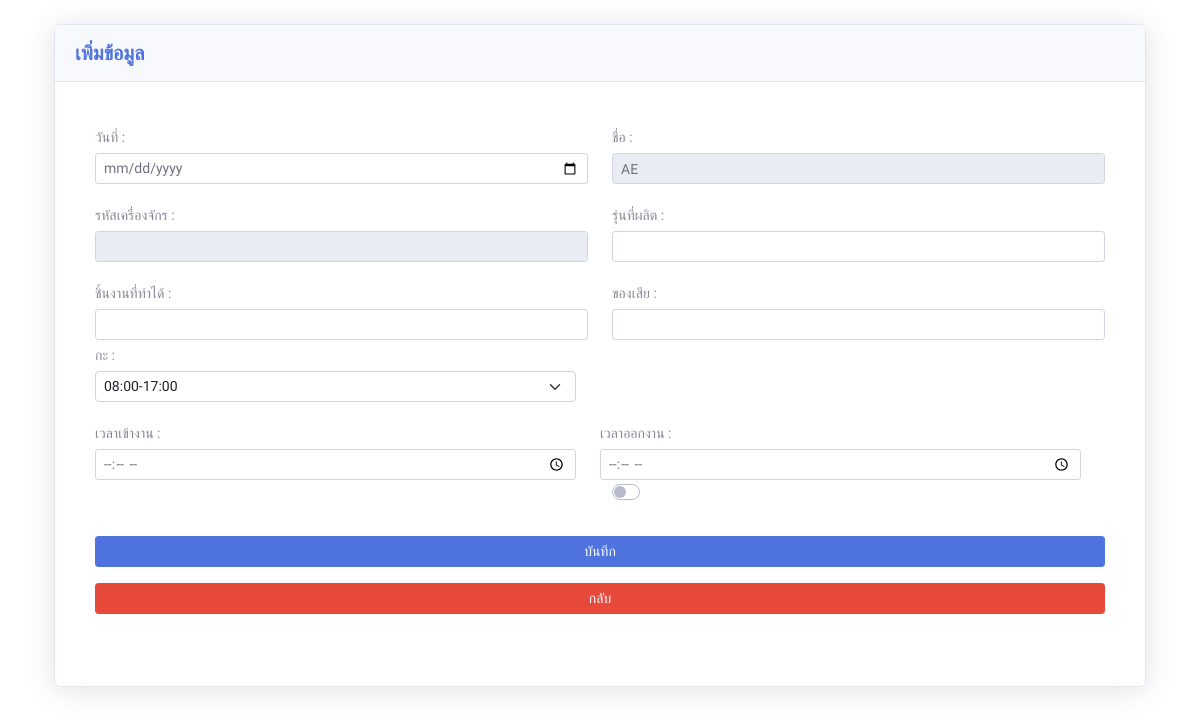
Page /admin/addtables.php (signed in) on the earlier database version.
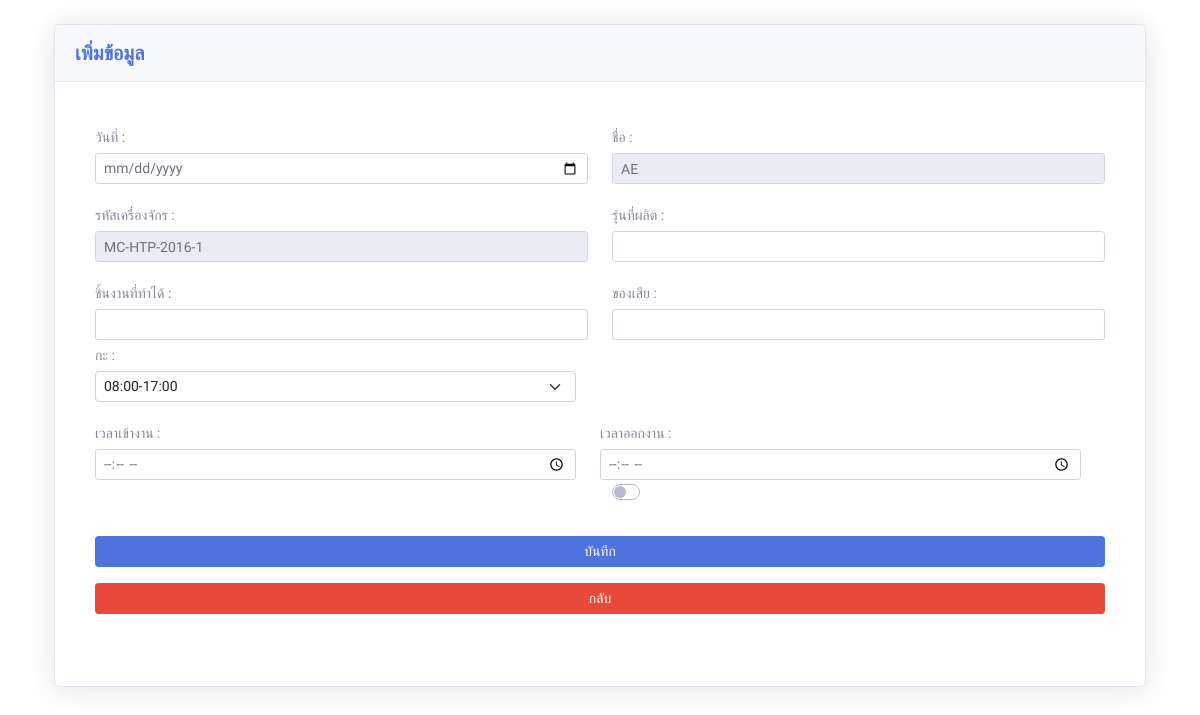
Same page on the later database version.
### tables this page shows
CREATE TABLE `users` (
  `u_id` int(11) NOT NULL,
  `u_usersname` varchar(50) NOT NULL,
  `u_pssaword` int(20) NOT NULL,
  `Status` varchar(20) NOT NULL,
  `std2` varchar(50) NOT NULL,
  `mac_id` varchar(50) NOT NULL
);

CREATE TABLE `machine` (
  `mac_id` varchar(50) NOT NULL,
  `mac_name` varchar(50) NOT NULL
);

### admin/addtables.php (the view, shortened to what the changed rows need)
<?php
include "config.php";
?>
<!DOCTYPE html>
<html lang="en">
<head>
    <link href="vendor/fontawesome-free/css/all.min.css" rel="stylesheet" type="text/css">
    <link href="https://cdn.jsdelivr.net/npm/bootstrap@5.0.2/dist/css/bootstrap.min.css" rel="stylesheet">
    <link href="css/sb-admin-2.min.css" rel="stylesheet">
</head>
<body id="page-top" style="font-family: 'Pridi', serif;">
    <form action="addtables.php" method="post" class="needs-validation" novalidate>
        <br>
        <div class="container">
            <div class="card shadow mb-4">
                <div class="card-body">
                    <div class="form-group row">
                        <div class="col-sm-12 mb-3 mb-sm-0">
                            <div class="card-body">
                                <div class="form-group row">
                                    <div class="col-sm-6 mb-3 mb-sm-0">
                                        <div class="col-form-label-sm">รหัสเครื่องจักร : </div>
                                        <?php
                                        $sqlrow = "SELECT * FROM `users` INNER JOIN machine ON machine.mac_id = users.mac_id where users.u_usersname = '". $_SESSION["user"] ."' ";
                                        $rerow = mysqli_query($conn, $sqlrow);
                                        foreach ($rerow as $row ) {
                                        $mac = $row["mac_name"];
                                    }
                                        ?>
                                        <input type="text" class="form-control form-control-sm" id="txt3" name="txt3" readonly placeholder="" value="<?= $mac ?>" required>
                                    </div>
                                </div>
                            </div>
                        </div>
                    </div>
                </div>
            </div>
    </form>
</body>
</html>

Differences in the rows shown:
now on this page (row edited): users: txt3 "MC-HTP-2016-1"
